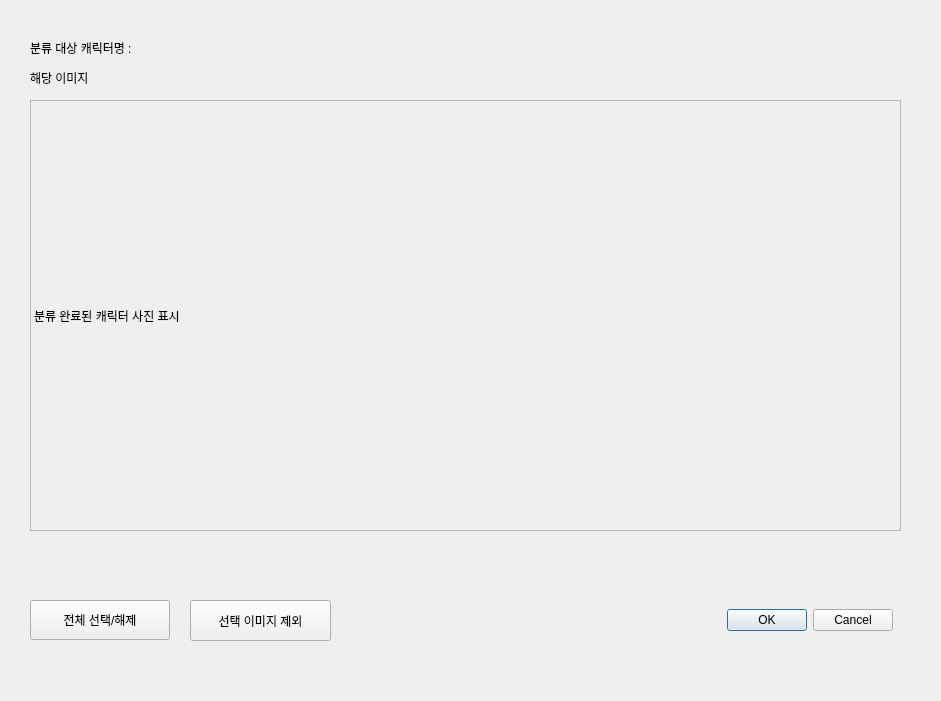
<?xml version="1.0" encoding="UTF-8"?>
<ui version="4.0">
 <class>Form</class>
 <widget class="QWidget" name="Form">
  <property name="geometry">
   <rect>
    <x>0</x>
    <y>0</y>
    <width>941</width>
    <height>701</height>
   </rect>
  </property>
  <property name="windowTitle">
   <string>이미지 자동 분류</string>
  </property>
  <property name="toolTip">
   <string>&lt;html&gt;&lt;head/&gt;&lt;body&gt;&lt;p&gt;&lt;br/&gt;&lt;/p&gt;&lt;/body&gt;&lt;/html&gt;</string>
  </property>
  <widget class="QLabel" name="label">
   <property name="geometry">
    <rect>
     <x>30</x>
     <y>40</y>
     <width>331</width>
     <height>16</height>
    </rect>
   </property>
   <property name="text">
    <string>분류 대상 캐릭터명 : </string>
   </property>
  </widget>
  <widget class="QLabel" name="label_2">
   <property name="geometry">
    <rect>
     <x>30</x>
     <y>70</y>
     <width>251</width>
     <height>16</height>
    </rect>
   </property>
   <property name="text">
    <string>해당 이미지</string>
   </property>
  </widget>
  <widget class="QLabel" name="label_3">
   <property name="geometry">
    <rect>
     <x>30</x>
     <y>100</y>
     <width>871</width>
     <height>431</height>
    </rect>
   </property>
   <property name="frameShape">
    <enum>QFrame::StyledPanel</enum>
   </property>
   <property name="frameShadow">
    <enum>QFrame::Sunken</enum>
   </property>
   <property name="text">
    <string>분류 완료된 캐릭터 사진 표시</string>
   </property>
  </widget>
  <widget class="QPushButton" name="pushButton_2">
   <property name="geometry">
    <rect>
     <x>30</x>
     <y>600</y>
     <width>140</width>
     <height>40</height>
    </rect>
   </property>
   <property name="text">
    <string>전체 선택/해제</string>
   </property>
  </widget>
  <widget class="QPushButton" name="pushButton_3">
   <property name="geometry">
    <rect>
     <x>190</x>
     <y>600</y>
     <width>141</width>
     <height>41</height>
    </rect>
   </property>
   <property name="text">
    <string>선택 이미지 제외</string>
   </property>
  </widget>
  <widget class="QDialogButtonBox" name="buttonBox">
   <property name="geometry">
    <rect>
     <x>700</x>
     <y>600</y>
     <width>193</width>
     <height>41</height>
    </rect>
   </property>
   <property name="standardButtons">
    <set>QDialogButtonBox::Cancel|QDialogButtonBox::Ok</set>
   </property>
  </widget>
 </widget>
 <resources/>
 <connections/>
</ui>
